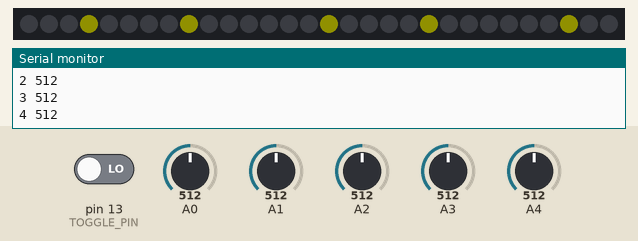
Simulated run of this sketch. Board: Arduino Uno, built with avr-gcc and run on an emulated ATmega328P. Shown: 30 RGB LEDs in strip order, left to right, the last lines printed to the serial monitor. The test bench sets the inputs (shaded band); at power-on: pin 13 (TOGGLE_PIN) LOW, A0 = 512, A1 = 512, A2 = 512, A3 = 512, A4 = 512. Dim RGB values are drawn brighter than linear.

Above: at 1.2 s.
1.3 s: pin 13 (TOGGLE_PIN) driven HIGH
At 2.4 s:
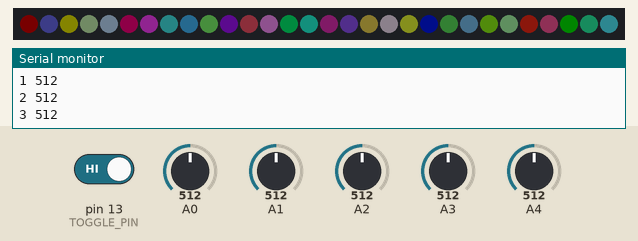
2.8 s: A0 set to 583
4.3 s: A0 set to 618
At 5.5 s:
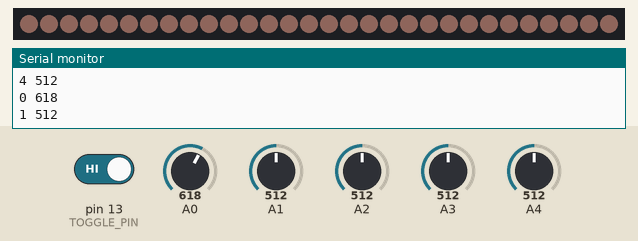
5.8 s: A1 set to 586
7.3 s: A1 set to 608
At 8.0 s:
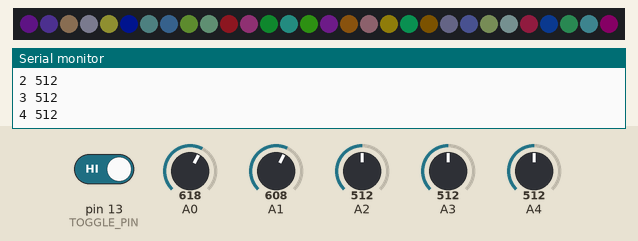
8.8 s: A2 set to 589
10.3 s: A2 set to 612
At 11.3 s:
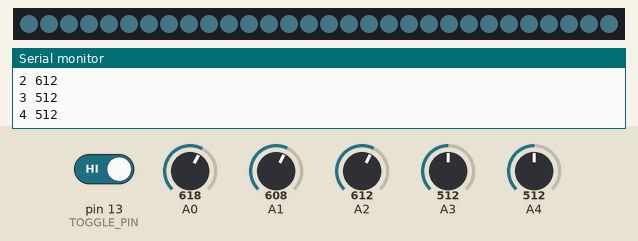
Timing chart, 0 to 12.8 s (numbered marks = the images above; inputs shaded):
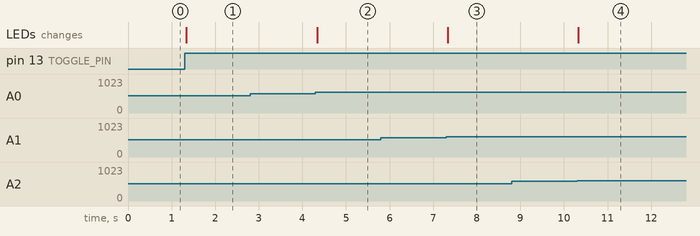

Measured:
- the behaviour switches between 600 and 601 on A0 (found by bisection; images 1 and 2)
- the behaviour switches between 600 and 601 on A1 (found by bisection; images 2 and 3)
- the behaviour switches between 600 and 601 on A2 (found by bisection; images 3 and 4)
- after the input at 1.3 s, the LEDs: change at once (image 1)
- after the input at 4.3 s, the LEDs: change at once (image 2)
- after the input at 7.3 s, the LEDs: change at once (image 3)
- after the input at 10.3 s, the LEDs: change at once (image 4)

The sketch:

pet_trick.ino
```cpp
#include <Adafruit_NeoPixel.h>

#define LED_PIN 6
#define NUM_LEDS 30
#define NUM_ROWS 6
#define DELAY 50
#define TOGGLE_PIN 13

/*
 * Button/LED Layout
 * Each row is a a softpot
 * arranged from min->max readings on the softpot
 * and each number is the button index in the neopixel chain
 *
 * 0  1  2  3  4  5
 * 11 10 9  8  7  6
 * 12 13 14 15 16 17
 * 23 22 21 20 19 18
 * 24 25 26 27 28 19
 *
 * The first row goes into A0, the second in A1 and so forth,
 * with the fifth going to A4.
 *
 * The neopixel data in pin goes to pin 6.
 */
Adafruit_NeoPixel strip = Adafruit_NeoPixel(NUM_LEDS, LED_PIN, NEO_GRB + NEO_KHZ800);

// The current colors of the LEDs
byte colors[NUM_LEDS][3];

// The state of the buttons
bool buttonState[NUM_LEDS];

// The threshold values for the softpots to register a button press
const int thresholds[6][2] = {
    {30, 120},
    {180, 220},
    {300, 360},
    {400, 550},
    {600, 720},
    {850, 970}
  };

// Mode switch
// 0 = toggle LED on and off
// 1 = WHO THE HELL KNOWS?!?
bool mode = 0;
bool toggleState = 0;

/*
 * Init Stuff that needs initing
 */
void initStuff() {
  for (int i = 0; i < NUM_LEDS; i++) {
    // Set the starting colors to a medium brightness white
    for (int j = 0; j < 3; j++) {
      colors[i][j] = 0;
    }

    // Set the button states to false
    buttonState[i] = false;
  }
}

/*
 * Apply the current colors array to the neopixels
 */
void setColors() {
  for (int i = 0; i < NUM_LEDS; i++) {
    strip.setPixelColor(i, strip.Color(
      colors[i][0], colors[i][1], colors[i][2]
    ));
  }
}

/*
 * Modify all the colors based on `n`, the LED that was pushed
 */
void modifyColors(int n) {
  for (int i = 0; i < NUM_LEDS; i++) {
    // Generate some "random" rgb offsets
    byte r = n*17 + i*37;
    byte g = n*91 + i*52;
    byte b = n*31 + i*123;

    // If the button was odd, add the rgb values,
    // Else subtract them
    if (n % 2 == 1) {
      colors[i][0] += r;
      colors[i][1] += g;
      colors[i][2] += b;
    } else {
      colors[i][0] -= r;
      colors[i][1] -= g;
      colors[i][2] -= b;
    }
  }
}

/*
 * Get the state of a button
 * button is the index of the button from 0-29
 * See top of file for details on button/LED layout.
 *
 */
bool detectButton(int button) {
  // Get the row the button is on based on it's index
  int row = button / NUM_ROWS;

  // Read the value of the softpot for that row
  int val = analogRead(row);

  // Debugging
  //Serial.println((String)row + " " + (String)val);

  // Figure out the LED's position along the softpot
  // For even rows the higher the index, the further along the
  // softpot the LED will be.  For odd rows it's reversed.
  int idx = button % NUM_ROWS;

  // If row is odd
  if (row % 2 == 1) {
    //Reverse the index
    // 0 -> 5, 1 -> 4, 2 -> 3, 3 -> 2, 4 -> 1, 5 -> 0
    idx = 5 - idx;
  }

  // Debugging
  //Serial.println((String)"button = " + button + (String)" row = " + row + (String)" idx = " + idx);
  //return random(0,2);

  if (val > thresholds[idx][0] && val < thresholds[idx][1]) {
    Serial.println((String)row + " " + (String)val);
    return true;
  }

  return false;
}

void setup() {
  initStuff();

  pinMode(TOGGLE_PIN, INPUT);

  strip.begin();
  strip.setBrightness(16);
  setColors();
  strip.show(); // Initialize all pixels to 'off'

  Serial.begin(9600);
}

void loop() {
  // Check if the mode chaged
  bool newToggleState = digitalRead(TOGGLE_PIN);
  if (newToggleState && newToggleState != toggleState) {
    mode = !mode;

    //reset
    initStuff();
  }
  toggleState = newToggleState;

  // Loop through all the LEDS/buttons and see whether they are being pressed.
  // If so, and the state has changed, update the colors and save the state.
  for (int i = 0; i < NUM_LEDS; i++) {
    bool newState = detectButton(i);
    if (newState && !buttonState[i]) {
      if (mode == 0) {
        colors[i][0] = ~colors[i][0];
        colors[i][1] = ~colors[i][1];
        colors[i][1] = ~colors[i][2];
      } else if (mode == 1) {
        modifyColors(i);
      }
    }
    buttonState[i] = newState;
  }

  // Set the colors to the neopixels and the refresh them
  setColors();
  strip.show();

  delay(DELAY);

}
```
